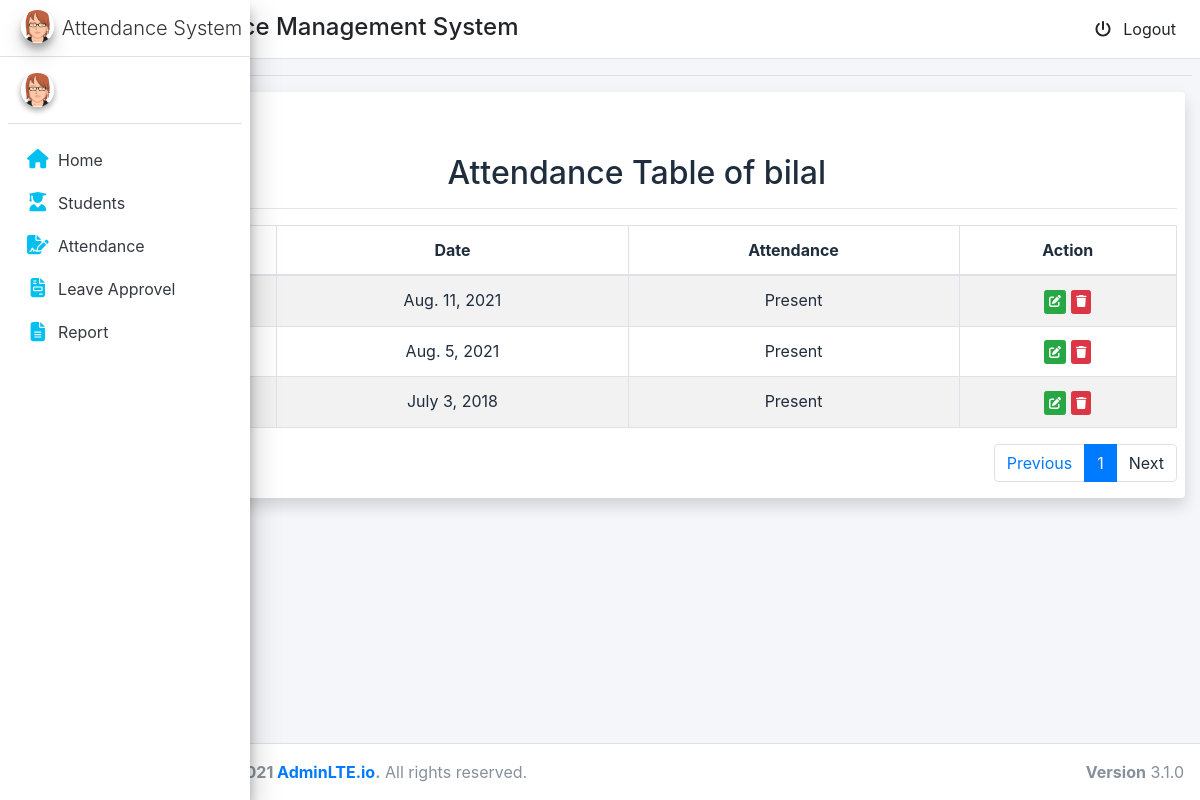
Before: /adm/student/attendance/2 with the older database file.
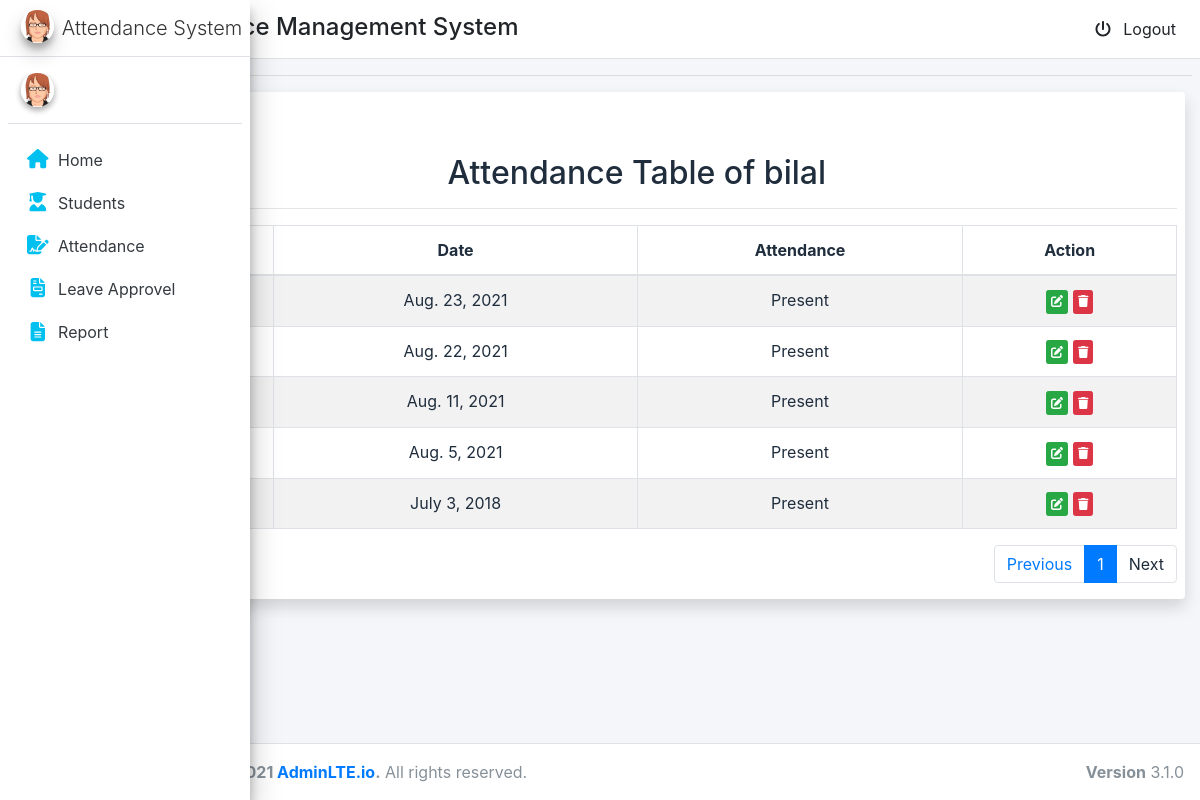
After: the same page with the newer database file.
### students/models.py (models this page shows, shortened)
class Attendance(models.Model):
    student=models.ForeignKey(MyUser,on_delete=models.CASCADE)
    mark_attendance=models.BooleanField(default=False)
    date=models.DateField(default=None)

### adm/views.py (the view)
# urls.py: path('student/attendance/<int:pk>',views.students_attendance,name='students_attendance'),
def students_attendance(request, pk):
    stu_attend = Attendance.objects.all().filter(student=pk).order_by('-id')
    student_name = MyUser.objects.get(id=pk)
    p = Paginator(stu_attend, 7)
    page_number = request.GET.get('page')
    try:
        page_obj = p.get_page(page_number)
    except PageNotAnInteger:
        page_obj = p.page(1)
    except EmptyPage:
        page_obj = p.page(p.num_pages)
    context = {'page_obj': page_obj,
               'name': student_name.first_name, 'student_id': student_name.id}
    return render(request, 'attendance_tablel.html', context)

### adm/templates/attendance_tablel.html (shortened to what this page needs)
{% extends 'base.html' %}
{% block content %}
<div class="container-fluid ">
    <div class="col-md-12 shadow bg-white rounded">
        <br>
<a href="{% url 'add_attendance' student_id %}"><button type="button" id="back-product" class="btn btn-primary" >Add Attendance</button></a>
        <h2 class="text-center">Attendance Table of {{ name }}</h2>
        <hr>
        <div class="content-panel table-responsive">
            <table class="table table-striped table-bordered table-advance table-hover item-table">
                <thead>
                    <tr>
                        <th class="text-center"> S.No</th>
                        <th class="text-center"> Date</th>
                        <th class="text-center">Attendance</th>
                        <th class="text-center">Action</th>
                    </tr>
                </thead>
                <tbody class="product-table-body text-center">
                    {% if page_obj %}
                    {% for att in page_obj.object_list %}
                    <tr>
                        <td><a href="#">{{ forloop.counter}}</a></td>
                        <td class="#">{{ att.date }}</td>
                        {% if att.mark_attendance == True %}
                        <td class="#">Present</td>
                        {% else %}
                        <td class="#">Absent</td>
                        {% endif %}
                        <td>
                            <a href="{% url 'update_attendance' att.id %}"><button class="btn btn-success btn-xs"><i class="fa fa-edit"></i></button></a>
                            <a href="{% url 'delete_attendance' att.id %}"><button class="btn btn-danger btn-xs"><i class="fa fa-trash"></i></button></a>
                        </td>
                    </tr>
                    {% endfor %}
                    {% else %}
                    <tr>
                        <td colspan="8"> No Record Found</td>
                    </tr>
                    {% endif %}
                </tbody>
            </table>
            <nav aria-label="...">
                <ul class="pagination justify-content-end">
                    <li class="page-item ">
                        <a {% if page_obj.has_previous %} href="?page={{page_obj.previous_page_number }}" {% else %}
                            disable {% endif %}>
                            <span class="page-link">Previous</span></a>
                    </li>
                    <li class="page-item active"><a class="page-link "
                            href="?page={{page_obj.number}}">{{page_obj.number}}</a></li>
                    <li class="page-item">
                        <a class="page-link" >Next</a>
                    </li>
                </ul>
            </nav>
        </div>
    </div>
</div>
{% endblock content %}

Changed rows visible on the page:
added Attendance: date "Aug. 23, 2021", mark_attendance "Present"
added Attendance: date "Aug. 22, 2021", mark_attendance "Present"
